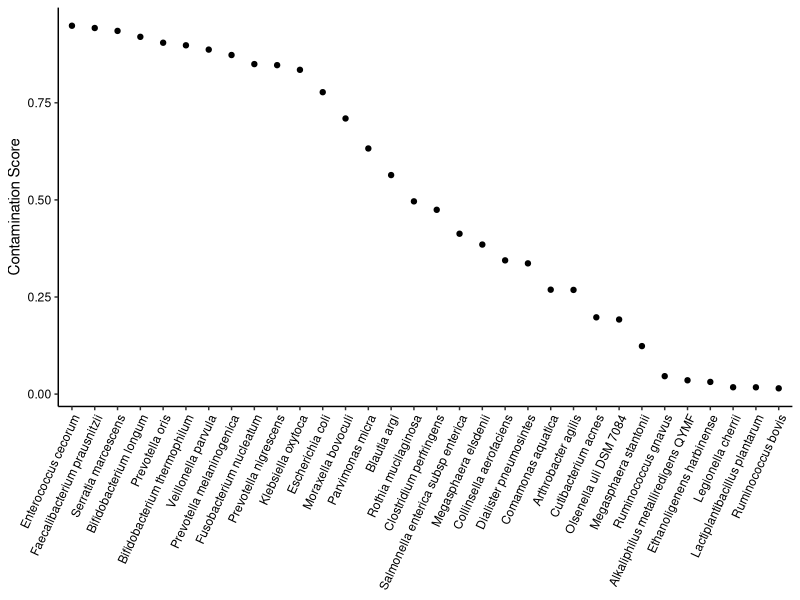

Write R code to recreate this figure.
## ---- chunk 1
knitr::opts_chunk$set(echo = T, eval = T, message = F, warning = F)
## ---- chunk 2
library(tidyverse)

res = read.csv('D18-results.csv') 
head(res)

ggplot(res %>% subset(rank == 's') %>% distinct(tax_name, pred), aes(x=reorder(tax_name, -pred),y=pred)) + 
  geom_point() + 
  theme_classic() + 
  ylab('Contamination Score') + 
  theme(axis.text.x = element_text(angle = 65, hjust=1),
        axis.text = element_text(color = 'black'), 
        axis.title.x = element_blank())
## ---- chunk 3
res %>% 
  subset(rank == 's' & qcovs > 0.8 & pred > 0.2) %>% 
  group_by(tax_name, staxids, pred) %>% 
  summarize(n = n(), .groups = 'drop') %>%
  subset(n > 100) 
## ---- chunk 4
table(subset(res, product != '')$product) %>% sort() 
